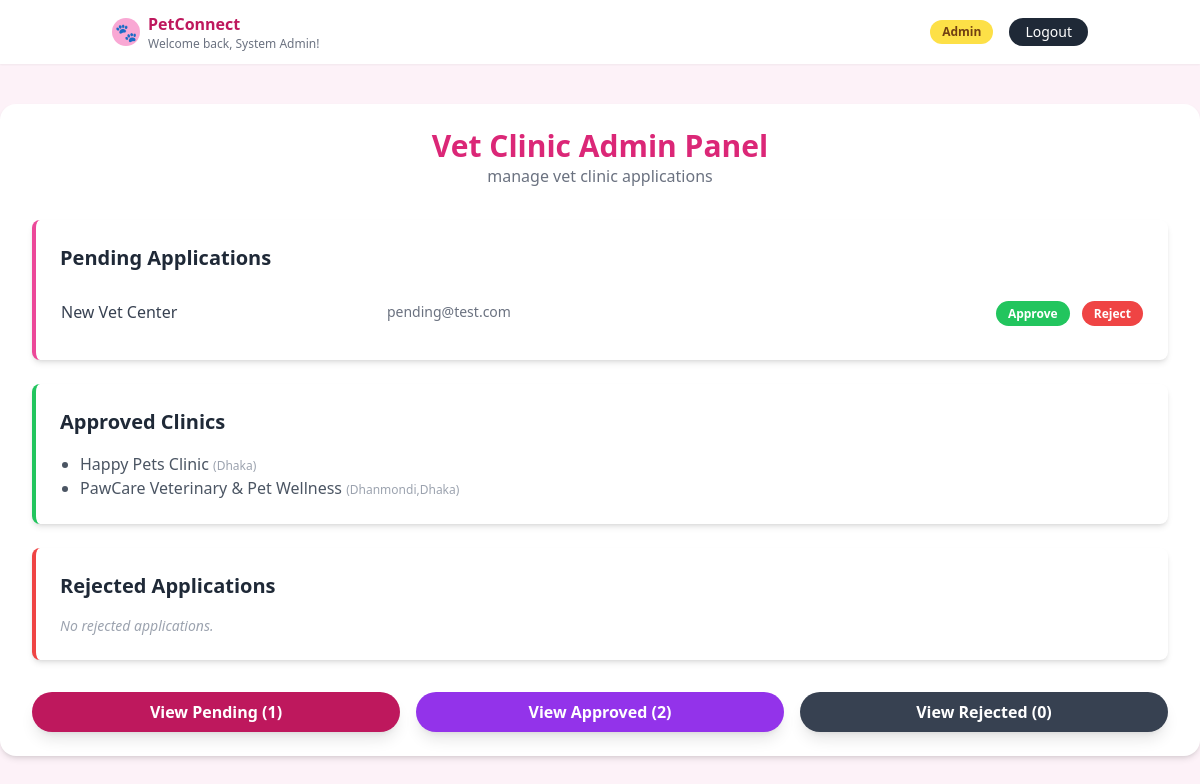
Page /admin_dashboard (signed in) on the committed database.
### tables this page shows
CREATE TABLE users (
    id INTEGER PRIMARY KEY AUTOINCREMENT,
    name TEXT NOT NULL,
    email TEXT UNIQUE NOT NULL,
    phone TEXT,
    password_hash TEXT NOT NULL,
    role TEXT NOT NULL CHECK (role IN ('owner', 'clinic', 'admin')),
    clinic_name TEXT,
    clinic_location TEXT,
    clinic_license TEXT,
    is_verified INTEGER NOT NULL DEFAULT 0  -- 1 = verified clinic, 0 = pending
);

### app.py (the view)
@app.route('/admin_dashboard')
def admin_dashboard():
    if 'user_id' not in session or session.get('role') != 'admin':
        flash("Access Denied: Admins only.", "danger")
        return redirect(url_for('login'))
    conn = get_db()
    pending = conn.execute('SELECT * FROM users WHERE role=? AND is_verified=?',
                           ('clinic', 0)).fetchall()
    approved = conn.execute('SELECT * FROM users WHERE role=? AND is_verified=?',
                            ('clinic', 1)).fetchall()
    rejected = conn.execute('SELECT * FROM users WHERE role=? AND is_verified=?',
                            ('clinic', 2)).fetchall()
    conn.close()
    return render_template('admin_dashboard.html',
                           pending=pending,
                           approved=approved,
                           rejected=rejected,
                           wide_mode=True)

### app.py (called while the page is built)
def get_db():
    conn = sqlite3.connect(app.config["DATABASE"])
    conn.row_factory = sqlite3.Row
    return conn

### templates/admin_dashboard.html
{% extends "base.html" %}
{% block content %}
<div class="text-center mb-8">
    <h2 class="text-3xl font-bold text-pink-600">Vet Clinic Admin Panel</h2>
    <p class="text-gray-500">manage vet clinic applications</p>
</div>
<div class="bg-white shadow-md rounded-lg mb-6 p-6 border-l-4 border-pink-500">
    <div class="flex justify-between items-center mb-4">
        <h3 class="text-xl font-bold text-gray-800">Pending Applications</h3>
    </div>
    {% if pending %}
        <table class="min-w-full text-left">
            <tbody class="divide-y divide-gray-100">
                {% for clinic in pending %}
                <tr>
                    <td class="py-3 font-medium text-gray-700">{{ clinic['clinic_name'] or clinic['name'] }}</td>
                    <td class="py-3 text-gray-500 text-sm">{{ clinic['email'] }}</td>
                    <td class="py-3 text-right">
                        <a href="{{ url_for('approve_clinic', user_id=clinic['id']) }}" class="text-white bg-green-500 hover:bg-green-600 px-3 py-1 rounded-full text-xs font-bold mr-2">Approve</a>
                        <a href="{{ url_for('reject_clinic', user_id=clinic['id']) }}" class="text-white bg-red-500 hover:bg-red-600 px-3 py-1 rounded-full text-xs font-bold">Reject</a>
                    </td>
                </tr>
                {% endfor %}
            </tbody>
        </table>
    {% else %}
        <p class="text-gray-400 italic text-sm">No pending applications.</p>
    {% endif %}
</div>
<div class="bg-white shadow-md rounded-lg mb-6 p-6 border-l-4 border-green-500">
    <div class="flex justify-between items-center mb-4">
        <h3 class="text-xl font-bold text-gray-800">Approved Clinics</h3>
    </div>
    {% if approved %}
    <ul class="list-disc pl-5 text-gray-600">
        {% for clinic in approved %}
        <li>{{ clinic['clinic_name'] or clinic['name'] }} <span class="text-xs text-gray-400">({{ clinic['clinic_location'] }})</span></li>
        {% endfor %}
    </ul>
    {% else %}
    <p class="text-gray-400 italic text-sm">No active clinics yet.</p>
    {% endif %}
</div>
<div class="bg-white shadow-md rounded-lg p-6 border-l-4 border-red-500">
    <div class="flex justify-between items-center mb-4">
        <h3 class="text-xl font-bold text-gray-800">Rejected Applications</h3>
    </div>
    {% if rejected %}
    <ul class="list-disc pl-5 text-gray-600">
        {% for clinic in rejected %}
        <li>{{ clinic['clinic_name'] or clinic['name'] }} <span class="text-xs text-gray-400">({{ clinic['email'] }})</span></li>
        {% endfor %}
    </ul>
    {% else %}
    <p class="text-gray-400 italic text-sm">No rejected applications.</p>
    {% endif %}
</div>
<div class="grid grid-cols-3 gap-4 mt-8">
    <a href="{{ url_for('admin_view_list', status='pending') }}"
       class="block bg-pink-700 hover:bg-pink-800 text-white text-center py-2 rounded-full font-bold shadow-lg transition duration-200">
        View Pending ({{ pending|length }})
    </a>
    <a href="{{ url_for('admin_view_list', status='approved') }}"
       class="block bg-purple-600 hover:bg-purple-700 text-white text-center py-2 rounded-full font-bold shadow-lg transition duration-200">
        View Approved ({{ approved|length }})
    </a>
    <a href="{{ url_for('admin_view_list', status='rejected') }}"
       class="block bg-gray-700 hover:bg-gray-800 text-white text-center py-2 rounded-full font-bold shadow-lg transition duration-200">
        View Rejected ({{ rejected|length }})
    </a>
</div>
{% endblock %}

### rows in the picture
users: clinic_name "New Vet Center", email "pending@test.com"
users: clinic_name "Happy Pets Clinic", clinic_location "Dhaka"
users: name "PawCare Veterinary & Pet Wellness", clinic_location "Dhanmondi,Dhaka"

### other values in the picture
{{ session.get('user_name') }} "System Admin"
{{ session.get('role')|capitalize }} "Admin"
{{ pending|length }} "1"
{{ approved|length }} "2"
{{ rejected|length }} "0"
